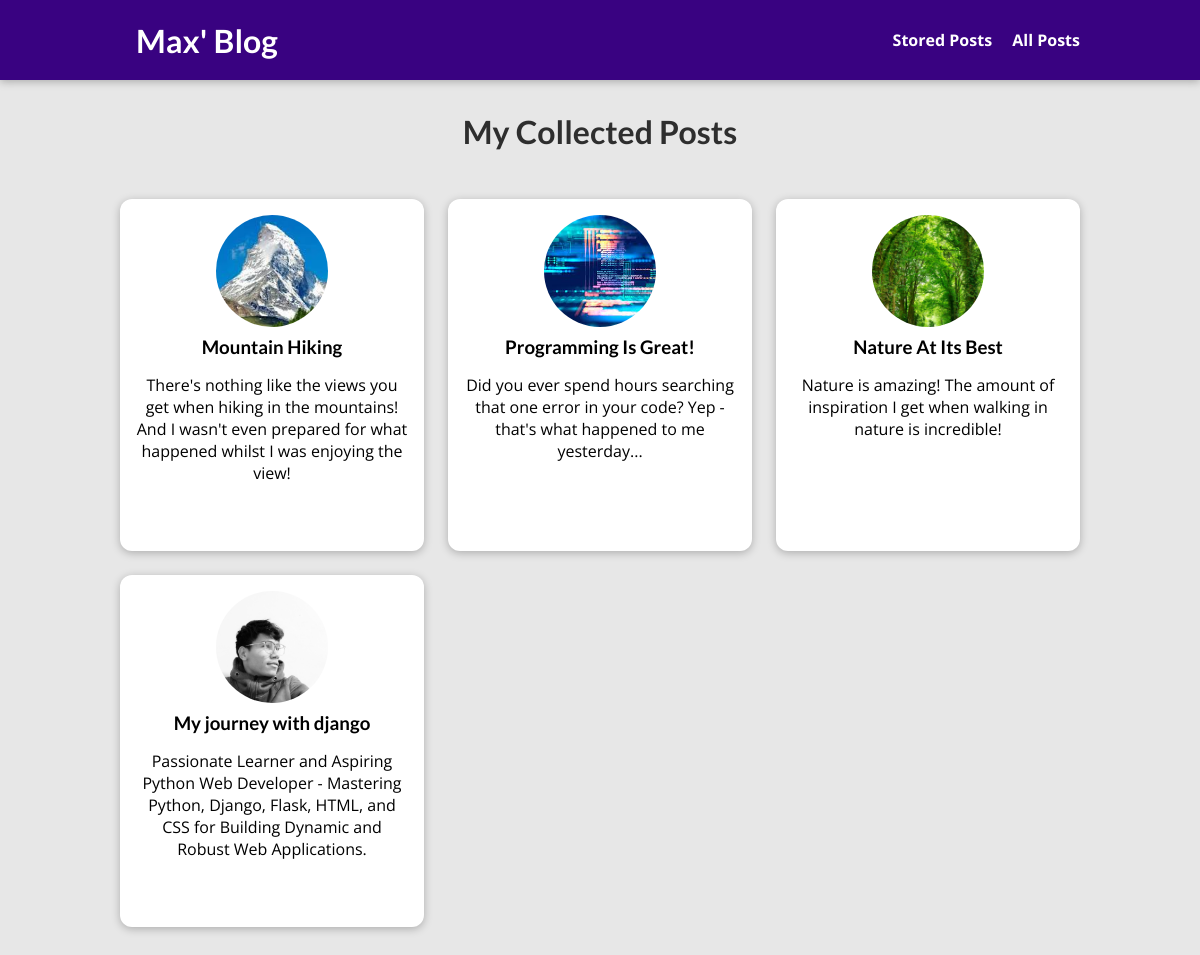
The page /posts on the database its author committed.
### blog/models.py (models this page shows, shortened)
class Post(models.Model):
    title = models.CharField(max_length=150)
    excerpt = models.CharField(max_length=200)
    image = models.ImageField(upload_to="posts", null=True)
    date = models.DateField(auto_now=True)
    slug = models.SlugField(unique=True, db_index=True)
    content = models.TextField(validators=[MinLengthValidator(10)])
    author = models.ForeignKey(
        Author, on_delete=models.SET_NULL, null=True, related_name="posts")
    tags = models.ManyToManyField(Tag)

### blog/views.py (the view)
# urls.py: path("posts", views.AllPostView.as_view(), name="posts-page"),
class AllPostView(ListView):
    template_name = "blog/all-posts.html"
    model = Post
    ordering = ["-date"]
    context_object_name = "all_posts"

### blog/templates/blog/all-posts.html (shortened to what this page needs)
{% extends "base.html" %}
{% load static %}
{% block css_files %}
  <link rel="stylesheet" href="{% static "blog/post.css" %}" />
  <link rel="stylesheet" href="{% static "blog/all-posts.css" %}" />
{% endblock %}
{% block content %}
<section id="all-posts">
  <h2>My Collected Posts</h2>
  <ul>
    {% for post in all_posts %}
      {% include "blog/includes/post.html" %}
    {% endfor %}
  </ul>
</section>
{% endblock %}

### templates/base.html (shortened to what this page needs)
{% load static %}
<!DOCTYPE html>
<html lang="en">
<head>
  <link rel="stylesheet" href="{% static "app.css" %}">
  {% block css_files %}{% endblock %}
</head>
<body>
  <header id="main-navigation">
    <h1><a href="{% url "starting-page" %}">Max' Blog</a></h1>
    <nav>
      <a href="{% url "read-later" %}">Stored Posts</a>
      <a href="{% url "posts-page" %}">All Posts</a>
    </nav>
  </header>
  {% block content %}
  {% endblock %}
</body>
</html>

### blog/templates/blog/includes/post.html
<li>
    <article class="post">
      <a href="{% url "post-detail-page" post.slug %}">
        <img src="{{ post.image.url }}" alt="{{ post.title }}"
        />
        <div class="post__content">
          <h3>{{ post.title }}</h3>
          <p>
            {{ post.excerpt }}
          </p>
        </div>
      </a>
    </article>
  </li>

### static/app.css (style rules this page uses)
* { box-sizing: border-box; }
html { font-family: 'Open Sans', 'Lato', sans-serif; }
body { margin: 0; }
h1, h2, h3 { font-family: 'Lato', sans-serif; font-weight: bold; }
#main-navigation { width: 100%; height: 5rem; display: flex; justify-content: space-between; align-items: center; padding: 0 10%; position: absolute; top: 0; left: 0; }
#main-navigation a { text-decoration: none; color: white; font-weight: bold; margin-left: 1rem; }

### blog/static/blog/post.css (style rules this page uses)
.post { display: flex; flex-direction: column; align-items: center; text-align: center; }
.post a { text-decoration: none; color: black; transition: all 0.2s ease; padding: 1rem; }
.post img { width: 5rem; height: 5rem; object-fit: cover; border-radius: 50%; }
.post h3 { margin: 0.25rem 0; }

### blog/static/blog/all-posts.css (style rules this page uses)
body { background-color: #e7e7e7; }
#main-navigation { background-color: #390281; box-shadow: 0 2px 8px rgba(0, 0, 0, 0.25); }
#all-posts { margin: 7rem auto; width: 90%; max-width: 60rem; }
#all-posts h2 { text-align: center; font-size: 2rem; color: #2e2e2e; margin: 3rem 0; }
ul { list-style: none; margin: 0; padding: 0; display: grid; grid-template-columns: repeat(auto-fill, minmax(17rem, 1fr)); gap: 1.5rem; }
.post img { width: 7rem; height: 7rem; }
.post a { height: 22rem; transform-origin: center; box-shadow: 0 2px 8px rgba(0, 0, 0, 0.25); border-radius: 12px; background-color: white; }

### rows shown on the page
Post: image (picture), title "Mountain Hiking", excerpt "There's nothing like the views you get when hiking in the mountains! And I wasn't even prepared for what happened whilst I was enjoying the view!"
Post: image (picture), title "Programming Is Great!", excerpt "Did you ever spend hours searching that one error in your code? Yep - that's what happened to me yesterday..."
Post: image (picture), title "Nature At Its Best", excerpt "Nature is amazing! The amount of inspiration I get when walking in nature is incredible!"
Post: image (picture), title "My journey with django", excerpt "Passionate Learner and Aspiring Python Web Developer - Mastering Python, Django, Flask, HTML, and CSS for Building Dynamic and Robust Web Applications."
